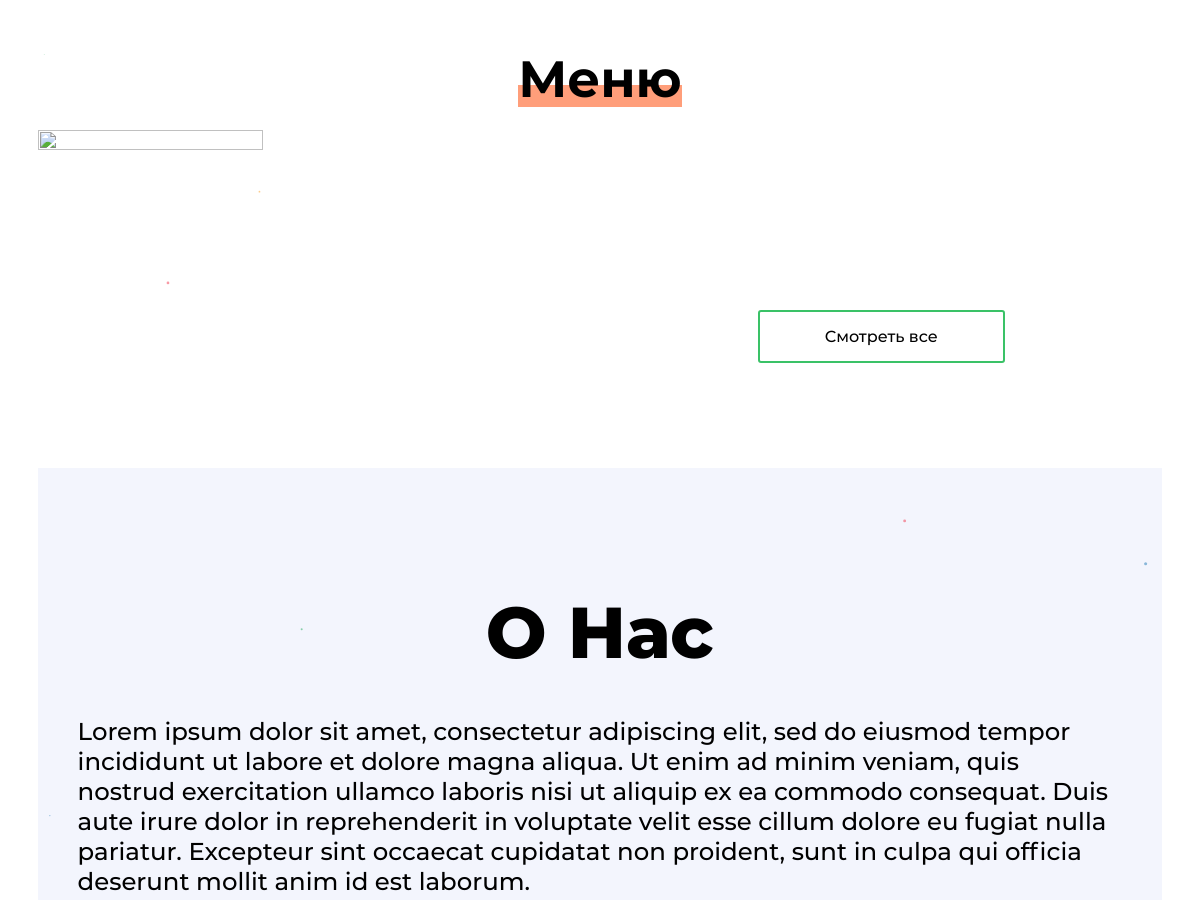
Before: / (middle part) with the older database file.
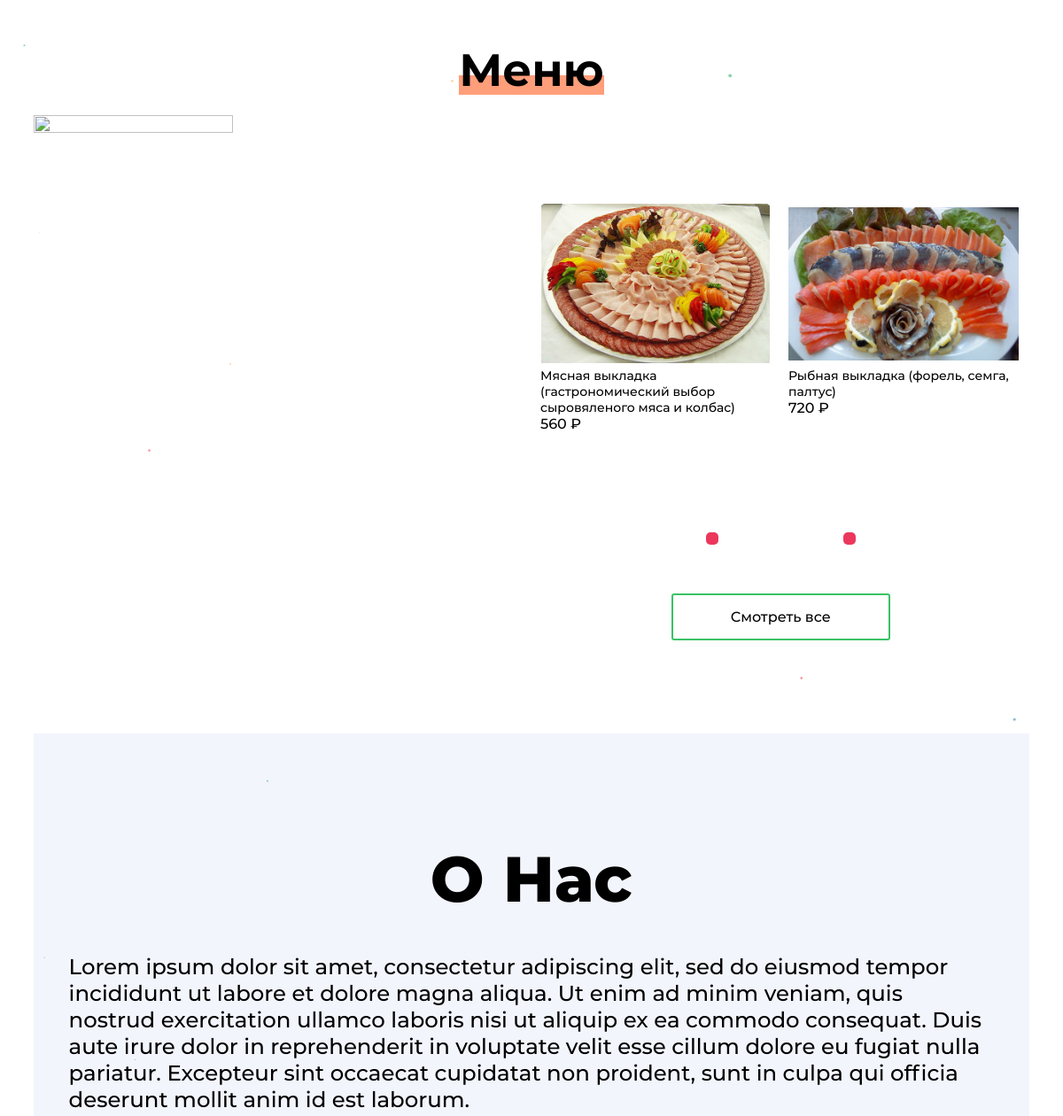
After: the same page with the newer database file.
### main/models.py (models this page shows, shortened)
class Product(models.Model):
    category = models.ForeignKey(Category, on_delete = models.DO_NOTHING,
    blank= True, null = True)
    name = models.CharField(default = None, max_length = 300)
    price = models.IntegerField(default = None, blank = True, null = True)
    imgsrc = models.ImageField(upload_to="static/images/products", default = None, blank = True)

### main/views.py (the view)
# urls.py: path("", views.index, name = 'index'),
def index(request):
    template = "main/index.html"
    products = Product.objects.all()
    somelist = [1,2,3,4]
    context = {
        'products': products,
        'somelist': somelist,
    }
    return render(request, template, context)

### main/templatetags/main_extras.py (called while the page is built)
@register.simple_tag
def modify_imgsrc(imgsrc):
    if imgsrc == None:
        return 'https://placehold.it/500x500'
    else:
        img = imgsrc.url.replace('/static/images/products/', '')
        img = imgsrc.url.replace('static/images/products/', '')
        return '/static/images/products/' + img

### templates/main/index.html (shortened to what this page needs)
{% extends './base.html' %}
{% block content %}
    {% include './blocks/projects_container.html' %}
    {% include './blocks/menu_block.html' %}
    {% include './blocks/about_us.html' %}
{% endblock content %}

### templates/main/base.html (shortened to what this page needs)
{% load static %}
<html lang="en">
<head>
</head>
<body>
{% include './includes_css.html' %}
{% block header %}
    <div class="main__header__block__wrapper">
{% endblock header %}
{% block content %}
{% endblock content %}
</body>
</html>

### templates/main/includes_css.html
{% load static %}
<link rel="stylesheet" href="{% static 'plugins/magnific-popup.css' %}">
<link href='https://css.gg/css' rel='stylesheet'>
    <link rel="stylesheet" href="{% static 'style.css' %}">
    <link rel="stylesheet" href="{% static 'slick/slick.css'%}">
    <link rel="stylesheet" href="{% static 'slick/slick-theme.css'%}">
    <link rel="stylesheet" href="{% static 'js/owlcarousel/owl.carousel.css'%}">
    <link rel="stylesheet" href="{% static 'js/owlcarousel/owl.theme.default.css'%}">
    <link rel="stylesheet" href="{% static 'plugins/selectize/selectize.bootstrap4.css'%}">

### templates/main/includes_js.html (shortened to what this page needs)
{% load static %}

### templates/main/blocks/header.html (shortened to what this page needs)
{% load static %}

### templates/main/blocks/intro_container.html (shortened to what this page needs)
{% load static %}

### templates/main/blocks/projects_container.html (shortened to what this page needs)
<div class="projects__main__wrapper">
</div>

### templates/main/blocks/menu_block.html
{% load static %}
<div class="menu_block_wrapper wrap_pad15">
    <div class="nice_title center orange">
        <span>
        Меню
        </span>
    </div>
    <div class="menu__container">
        <img class="menu__container__img"
        src="{% static 'images/menu_container_banner.png' %}" alt="">
        <div class="menu__blocks">
            <div class="menu__blocks__sub owl-carousel owl-theme">
            {% for product in products  %}
            {% include './menu_single.html' %}
            {% endfor %}
            </div>
            <div class="menu__link">
                <a class="custom-btn btn-14"
                href="{% url 'main:products' %}">
                    Смотреть все
                </a>
            </div>
        </div>
    </div>
</div>

### templates/main/blocks/menu_single.html
{% load static %}
{% load main_extras %}
<div class="menu__block">
    <div class="menu__block__image">
    {% modify_imgsrc product.imgsrc as imgsrc %}
        <img src="{{ imgsrc }}" alt="">
    </div>
    <div class="info__block">
    <div class="menu__block__title">
        <span>
        {{ product.name }}
        </span>
    </div>
    <div class="menu__block__price">
        <span>
            {{ product.price }} &#x20BD;
        </span>
    </div>
    </div>
</div>

### templates/main/blocks/about_us.html (shortened to what this page needs)
<div class="about_us_container">
    <div class="about_us_title">
        О Нас
    </div>
    <div class="about_us_description">
        Lorem ipsum dolor sit amet, consectetur adipiscing elit, sed do eiusmod tempor incididunt ut labore et dolore magna aliqua. Ut enim ad minim veniam, quis nostrud exercitation ullamco laboris nisi ut aliquip ex ea commodo consequat. Duis aute irure dolor in reprehenderit in voluptate velit esse cillum dolore eu fugiat nulla pariatur. Excepteur sint occaecat cupidatat non proident, sunt in culpa qui officia deserunt mollit anim id est laborum.
    </div>
</div>

### static/style.css (style rules this page uses)
.projects__main__wrapper { margin: 20 0 5 0; padding: 20 0 5 0; }
.menu__container { margin: 0px auto; display: flex; justify-content: space-between; }
.menu__container__img { object-fit: contain; width: 45%; overflow: hidden; max-width: 500px; }
.menu__blocks { width: 50% !important; margin: 80 0; padding: 10 0; }
.menu__blocks__sub { width: 100%; }
.menu__block { border-top-left-radius: 5px; border-top-right-radius: 5px; margin: 10; min-width: 260px; max-width: 260px; height: 320px; width: 30%; overflow: hidden; }
.menu__block__image { margin: 0px auto; overflow: hidden; }
.menu__block__image img { border-top-left-radius: 5px; border-top-right-radius: 5px; height: 180px; width: 100%; object-fit: contain; }
.menu__block__title { font-size: 14px; }
.info__block { margin-top: 5px; }
.menu__link { margin-top: 90; text-align: center; }
.btn-14 { text-decoration: none; background: #ec375d; border: none; z-index: 1; }
.btn-14:after { position: absolute; content: ""; width: 100%; height: 0; top: 0; left: 0; z-index: -1; border-radius: 0; background-color: #ec375d; background-image: linear-gradient(315deg, #3ac267 0%, #3ac267 74%); transition: all 0.3s ease; }
.custom-btn { color: black; border: 2px solid #3ac267; border-radius: 3px; padding: 15px 65px; font-weight: 500; background: transparent; cursor: pointer; transition: all 0.3s ease; position: relative; display: inline-block; outline: none; }
.about_us_container { background-color: #f3f5fd; padding: 120 0 90 0; }
.about_us_title { text-align: center; font-family: "main_ebold"; font-size: calc(60px + 1vw); }
.about_us_description { padding: 40 40; font-size: calc(16px + 0.7vw); }
.main__header__block__wrapper { margin: 0px auto; align-items: center; align-content: center; justify-content: center; width: 95%; background-color: white; }
.nice_title { overflow: hidden; max-width: 100%; margin: 20 0 20 0; }
.nice_title span { max-width: 100%; font-family: "main_bold"; display: inline-block; font-weight: 900; font-size: calc(2.4375rem + 1vw); background-image: linear-gradient(to bottom, transparent 30%, #f0a7a7 21%); background-position: 0 90%; background-repeat: no-repeat; background-size: 0% 0.875rem; transition: background-size 0.8s ease-in-out 0.6s; background-size: 100% 2rem; transition-delay: 0s; }
.nice_title.center { text-align: center; }
.nice_title.orange span { background-image: linear-gradient(to bottom, transparent 30%, #ff9e7a 21%); }
.wrap_pad15 { padding: 15 0; }
html { scroll-behavior: smooth; }
body { font-family: "main_medium"; }

Changed rows visible on the page:
added Product: shows a picture, name "Мясная выкладка (гастрономический выбор сыровяленого мяса и колбас)", price "560"
added Product: shows a picture, name "Рыбная выкладка (форель, семга, палтус)", price "720"
